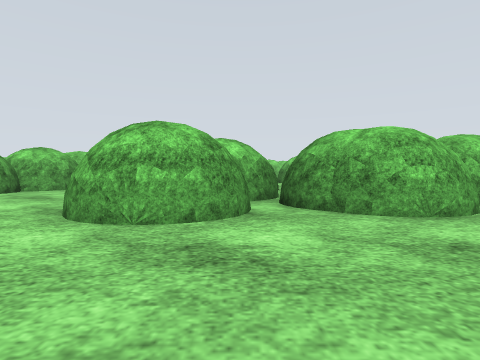
[1] (above)

19 first-person views from a walk through a world built for the Gazebo simulator. The camera is 0.72 m above the floor, tilts 2° down and sees 80° across. The floor is counted in squares, 2 m on a side. Each view is taken from the middle of a square. On the plan, view 1 faces up. The plan holds only what a view shows up to about 9 squares ahead; the rest is blank. The place goes on beyond the plan. Simple shapes stand in for some stock models. Surface patterns are stand-ins for the level's own textures.

[2]
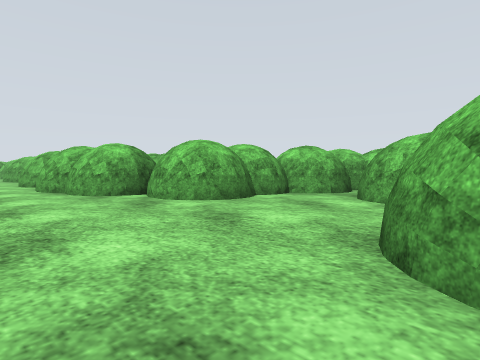

[3]
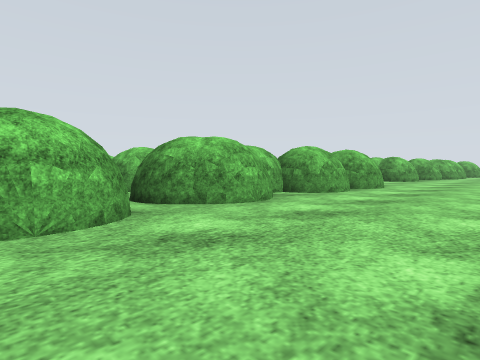

[4]
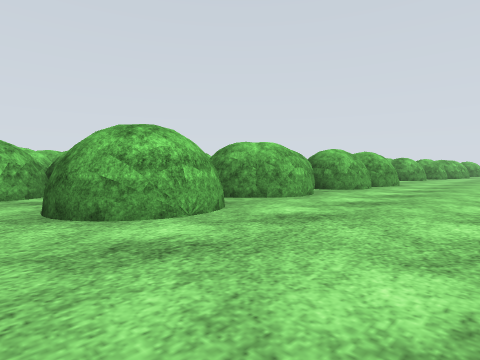

[5]
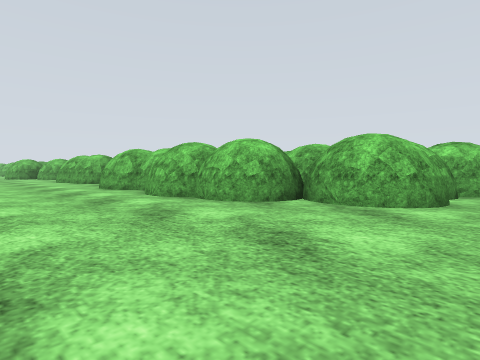

[6]
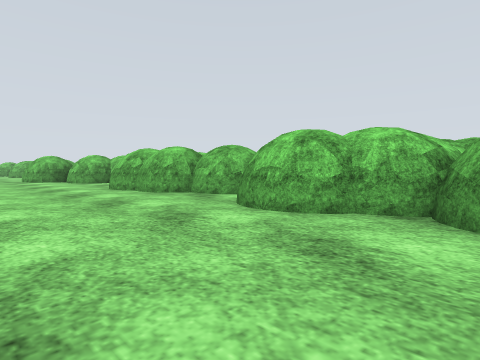

[7]
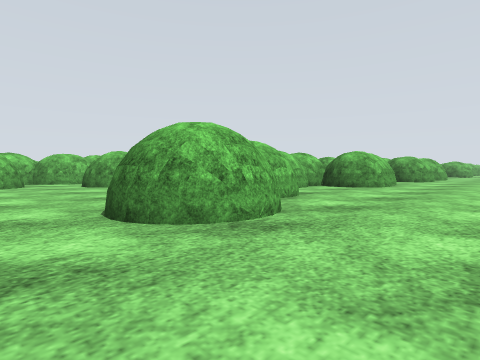

[8]
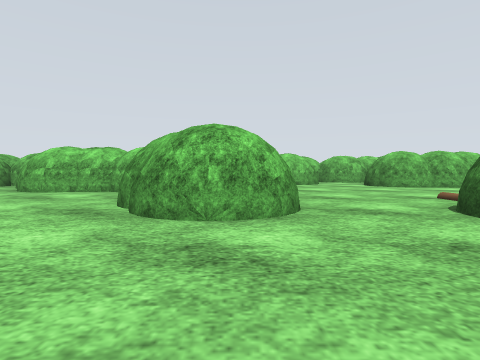

[9]
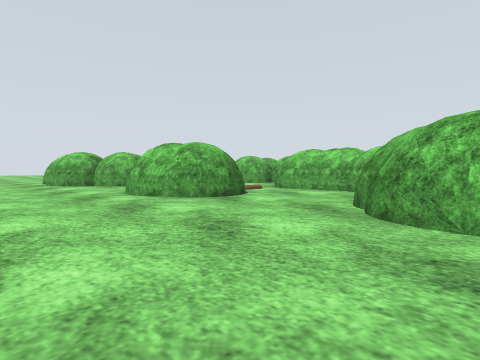

[10]
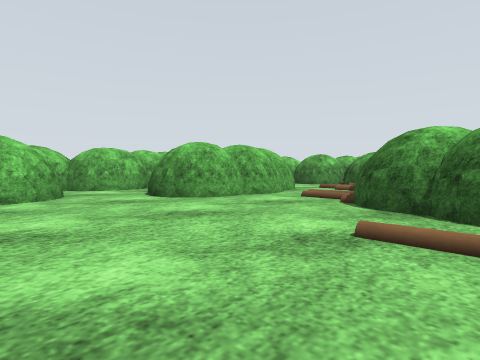

[11]
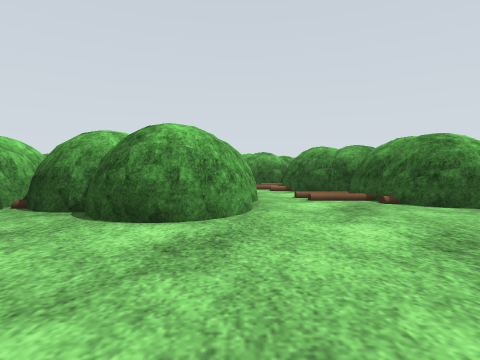

[12]
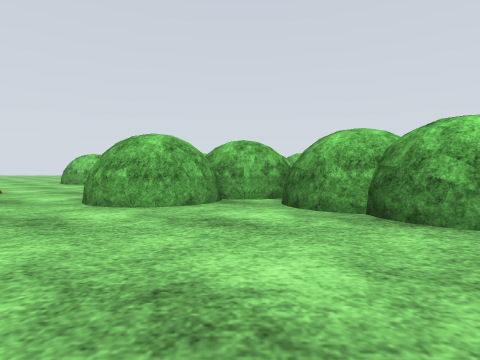

[13]
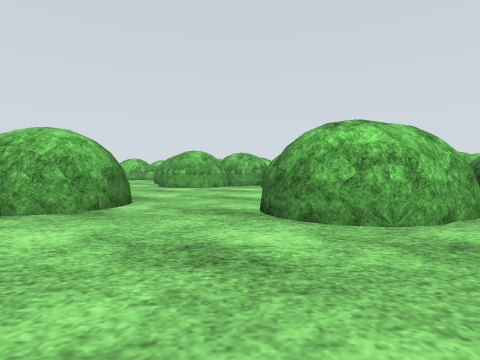

[14]
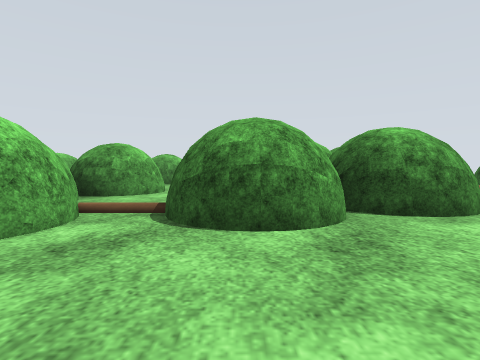

[15]
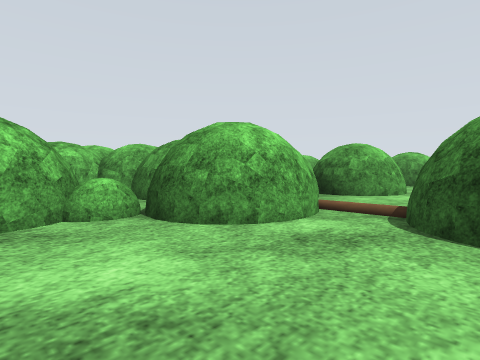

[16]
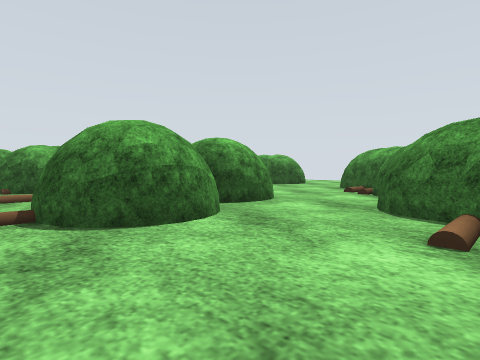

[17]
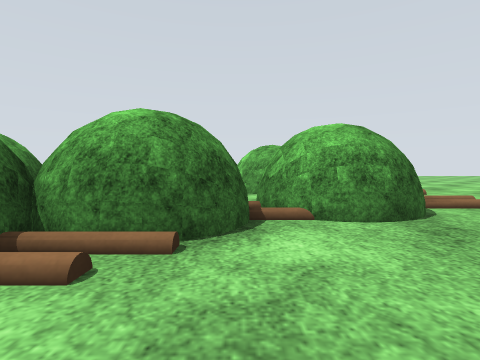

[18]
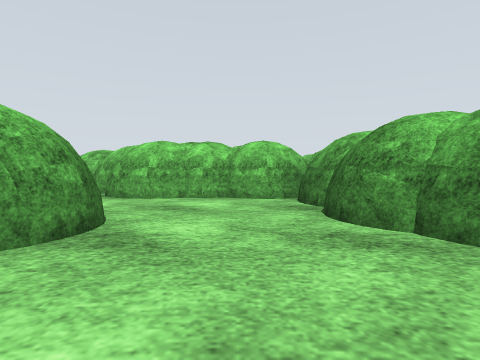

[19]
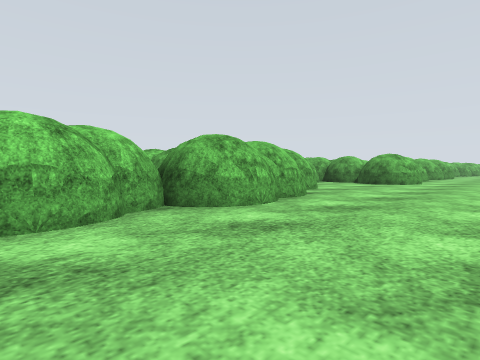

### Floor plan
Key: @ floor where view 1 was taken; # wall or solid block; . main floor; : floor 0.15 m higher than the main floor; = window, fence, low wall or low ledge; T tree; B bush; O other object.
Columns run from 29 left of view 1 to 6 right of it. Each row starts with its distance up from view 1.
 14   T
 13  ##    TT
 12   #    TT
 11  T#TTOO.T
 10 TBTTTOOTT TT T
  9 ......T  OOT#TT  OO            T
  8 ..TTT.T  OTT#TT  T            TTT
  7 T..TT#  #OT.##TTTT#      T####=
  6 TT.T.#  #O...##T=##    OOT### T
  5  T...####O....=T#### O # T.## TT
  4 OOT..:..# ...#TT#### #####..TTTTTT
  3 TTT..TT.#T..TTT.TT####TTTT..##TTTTT
  2 T##..T...T.TT....T....T.....#....TT.
  1 ....................................
  0     ............ ............@....

Positions as (right, up) in squares from view 1, and headings:
1: (0, 0), facing up
2: (-1, 1), facing up-left
3: (-1, 0), facing up-right
4: (-2, 0), facing up-right
5: (-3, 0), facing up-left
6: (-7, 0), facing up-left
7: (-19, 0), facing up-right
8: (-20, 0), facing up
9: (-20, 0), facing up-left
10: (-19, 3), facing up-right
11: (-19, 6), facing right
12: (-25, 3), facing up
13: (-25, 0), facing up
14: (-29, 8), facing right
15: (-29, 8), facing up-right
16: (-29, 9), facing down-right
17: (-26, 5), facing left
18: (-22, 1), facing up
19: (-9, 0), facing up-right
